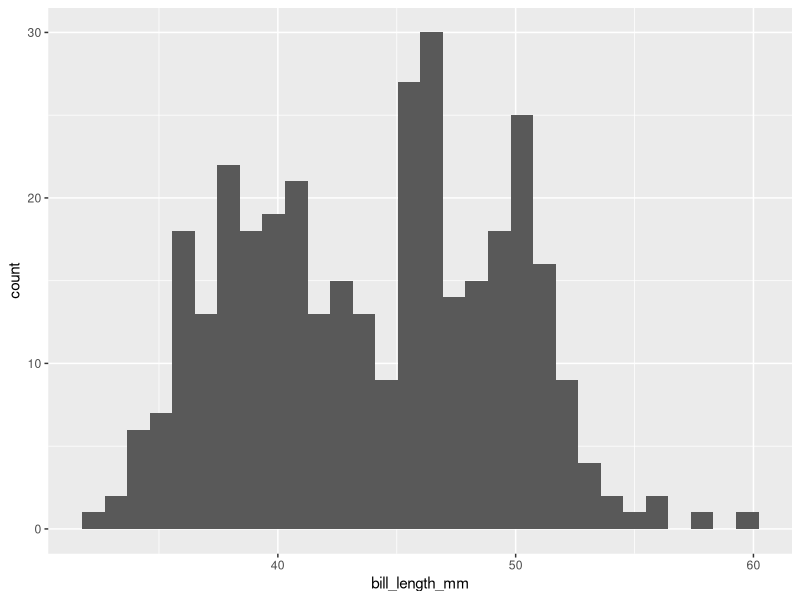
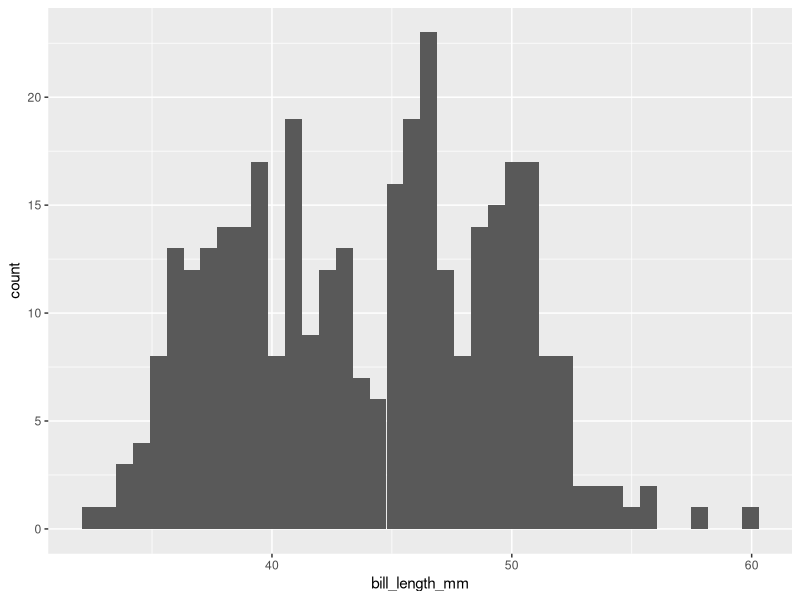
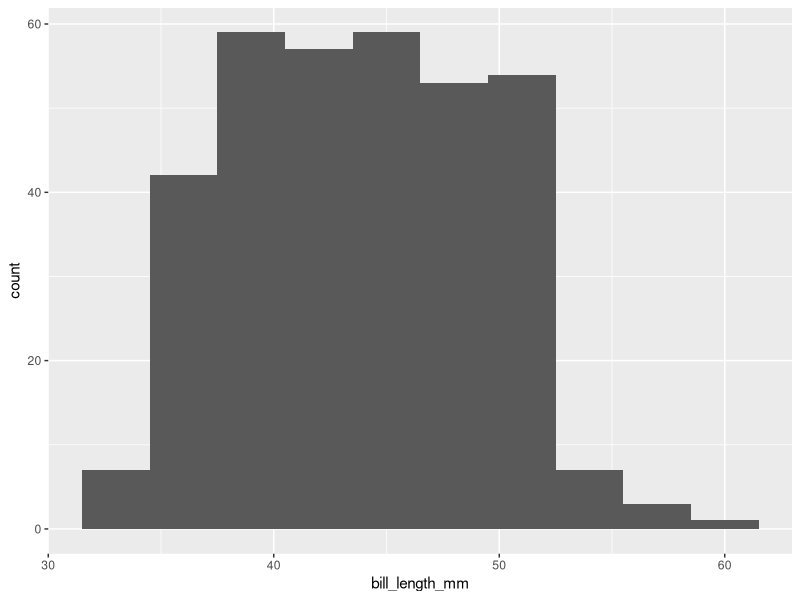
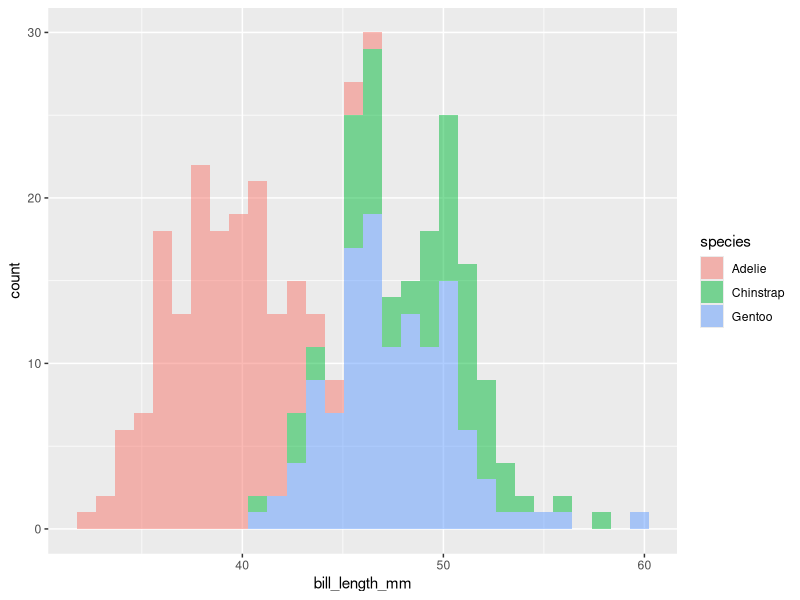
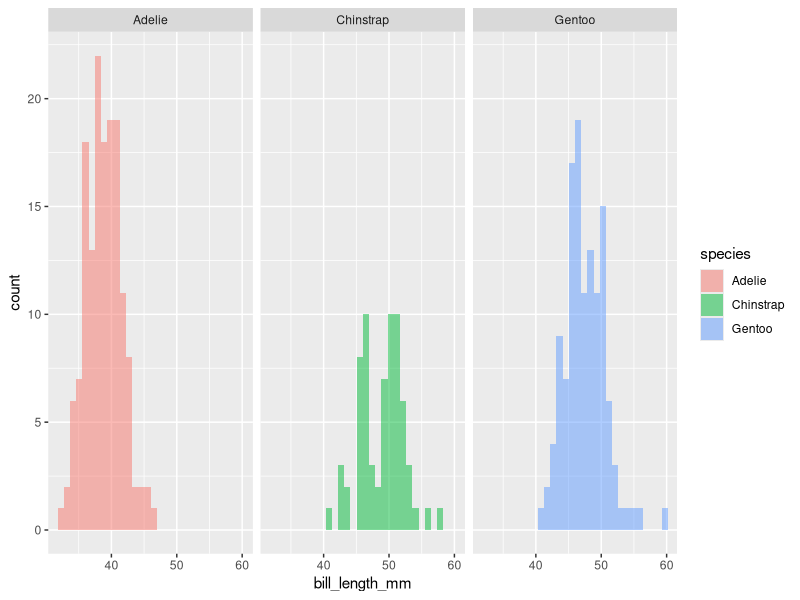
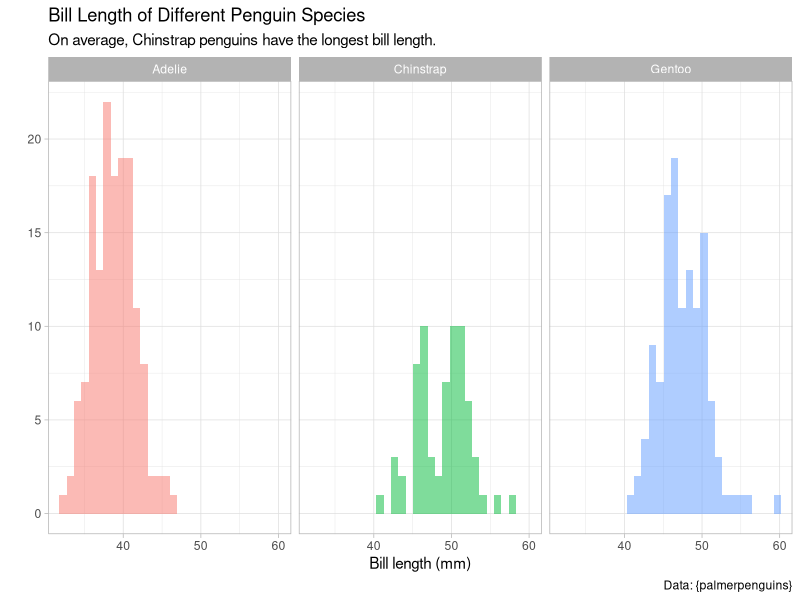

These figures' R source, in order:
## ---- chunk 1
library(ggplot2)
library(palmerpenguins)
ggplot(data = penguins, 
       mapping = aes(x = bill_length_mm)) +
  geom_histogram()
## ---- chunk 2
ggplot(data = penguins, 
       mapping = aes(x = bill_length_mm)) +
  geom_histogram(bins = 40)
## ---- chunk 3
ggplot(data = penguins, 
       mapping = aes(x = bill_length_mm)) +
  geom_histogram(binwidth = 3)
## ---- chunk 4
ggplot(data = penguins, 
       mapping = aes(x = bill_length_mm, 
                     fill = species)) +
  geom_histogram(alpha = 0.5)
## ---- chunk 5
ggplot(data = penguins, 
       mapping = aes(x = bill_length_mm,
                     fill = species)) +
  geom_histogram(alpha = 0.5) +
  facet_wrap(facets = vars(species))
## ---- chunk 6
ggplot(data = penguins, 
       mapping = aes(x = bill_length_mm,
                     fill = species)) +
  geom_histogram(alpha = 0.5) +
  facet_wrap(~ species) +
  theme_light() +
  labs(title = "Bill Length of Different Penguin Species", 
       subtitle = "On average, Chinstrap penguins have the longest bill length.", 
       caption = "Data: {palmerpenguins}", 
       x = "Bill length (mm)", 
       y = "") +
  theme(legend.position = "none")
